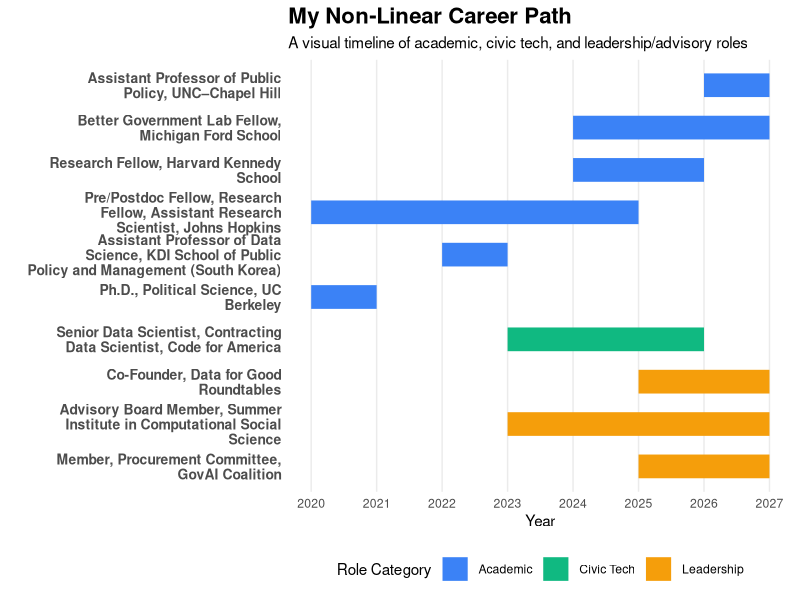

R code for this plot:
# Load necessary libraries
library(ggplot2)
library(dplyr)
library(forcats)
library(stringr)

# --- Data Preparation ---
# Your career data
# We'll use a data frame to store the roles, years, and categories.
# The `end_year` for ongoing roles is set to the current year plus one for visualization.
career_data <- tibble::tribble(
  ~role, ~category, ~start_year, ~end_year, ~sort_order,
  "Assistant Professor of Public Policy, UNC–Chapel Hill", "Academic", 2026, 2027, 10,
  "Better Government Lab Fellow, Michigan Ford School", "Academic", 2024, 2027, 20,
  "Research Fellow, Harvard Kennedy School", "Academic", 2024, 2026, 30,
  "Senior Data Scientist, Contracting Data Scientist, Code for America", "Civic Tech", 2023, 2026, 40,
  "Co-Founder, Data for Good Roundtables", "Leadership", 2025, 2027, 50,
  "Advisory Board Member, Summer Institute in Computational Social Science", "Leadership", 2023, 2027, 60,
  "Member, Procurement Committee, GovAI Coalition", "Leadership", 2025, 2027, 70,
  "Pre/Postdoc Fellow, Research Fellow, Assistant Research Scientist, Johns Hopkins", "Academic", 2020, 2025, 80,
  "Assistant Professor of Data Science, KDI School of Public Policy and Management (South Korea)", "Academic", 2022, 2023, 90,
  "Ph.D., Political Science, UC Berkeley", "Academic", 2020, 2021, 100
)

# Sort the data by category (in the specified order) and then by start year
career_data <- career_data %>%
  mutate(category = factor(category, levels = c("Academic", "Civic Tech", "Leadership"))) %>%
  arrange(category, sort_order) %>%
  mutate(role = str_wrap(role, width = 35)) %>%
  mutate(role = fct_inorder(role)) %>%
  mutate(role = fct_rev(role))

# --- Create the Gantt Chart using ggplot2 ---
p <- ggplot(career_data, aes(x = start_year, xend = end_year, y = role, color = category)) +
  # Add segments to represent each role's duration
  geom_segment(size = 8, aes(x = start_year, xend = end_year, y = role, yend = role)) +
  # Use labels for each role
  labs(
    title = "My Non-Linear Career Path",
    subtitle = "A visual timeline of academic, civic tech, and leadership/advisory roles",
    x = "Year",
    y = "",
    color = "Role Category"
  ) +
  # Customize the theme to remove gridlines and improve aesthetics
  theme_minimal() +
  theme(
    panel.grid.major.y = element_blank(),
    panel.grid.minor.x = element_blank(),
    axis.text.y = element_text(size = 10, face = "bold"),
    plot.title = element_text(size = 16, face = "bold"),
    legend.position = "bottom"
  ) +
  # Set the color palette for the categories
  scale_color_manual(values = c("Academic" = "#3b82f6", "Civic Tech" = "#10b981", "Leadership" = "#f59e0b")) +
  # Set the x-axis breaks to be whole years
  scale_x_continuous(breaks = min(career_data$start_year):max(career_data$end_year))

# --- Save the plot to a file ---
# Use ggsave to save the plot as a high-resolution PNG
# The plot will be saved to your working directory

png("career_gantt_chart.png", width = 12, height = 8, units = "in", res = 300)
print(p)
dev.off()
